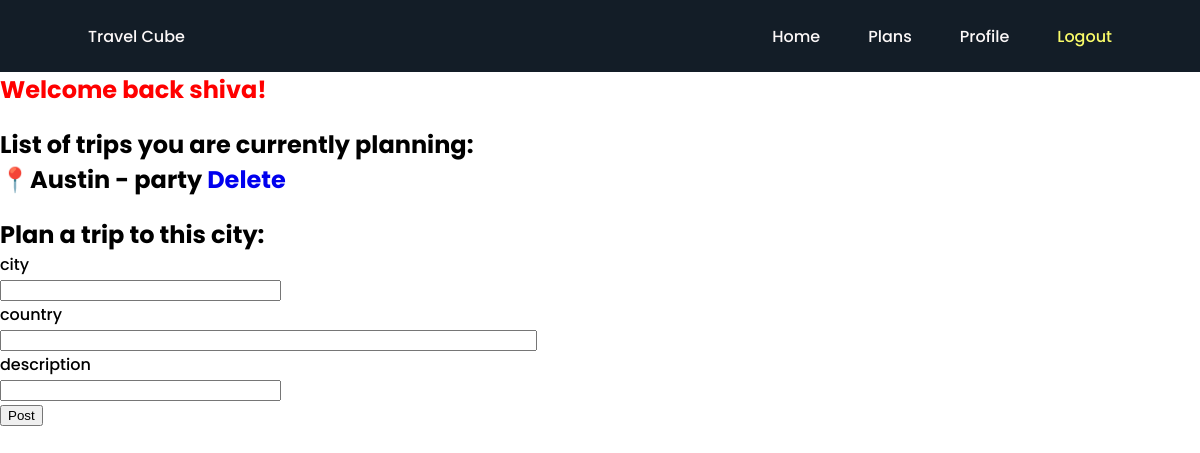
/user/shiva (signed in), run on an earlier commit of the app's database.
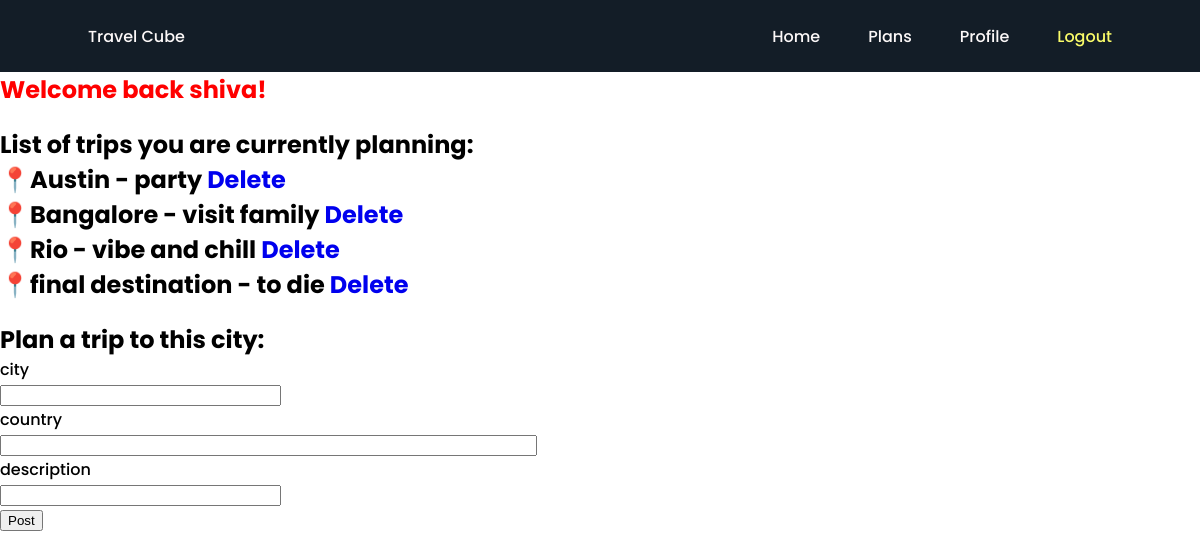
And on a later commit of the database.
### models.py (models this page shows, shortened)
class Post(db.Model):
    id = db.Column(db.Integer, primary_key=True)
    city = db.Column(db.String(140))
    country = db.Column(db.String(140))
    description = db.Column(db.String(140))
    timestamp = db.Column(db.DateTime, index=True, default=datetime.utcnow)
    user_id = db.Column(db.Integer, db.ForeignKey('user.id'))
    likes = db.relationship('Like', backref='post', lazy='dynamic', cascade = 'all, delete, delete-orphan')

### routes.py (the view)
@app.route('/user/<username>',methods=['GET', 'POST'])
@login_required
def user(username):
	user = current_user
	user = User.query.filter_by(username=user.username).first()
	posts = Post.query.filter_by(user_id=user.id)
	if posts is None:
		posts = []
	form = DestinationForm()
	if request.method == 'POST' and form.validate():
		new_destination = Post(city = form.city.data,country=form.country.data,description=form.description.data, user_id=current_user.id)
		db.session.add(new_destination)
		db.session.commit()
	return render_template('user.html', user=user, posts=posts, form=form)

### forms.py
class DestinationForm(FlaskForm):
    city = StringField('city', validators=[DataRequired()])
    country = StringField('country')
    description = StringField('description', validators=[DataRequired()])
    submit = SubmitField('Post')

### routes.py (called while the page is built)
@login.user_loader
def load_user(id):
    return User.query.get(int(id))

### templates/user.html (shortened to what this page needs)
{% extends "base.html" %}
{% block content %}
    <div class="user">
        <h1 style="color:red">Welcome back {{current_user.username}}!</h1>
        <h2>List of trips you are currently planning:
            {% for post in posts %}
                <ul>&#128205;{{ post.city }} - {{ post.description }} <a href="{{ url_for('delete', post_id=post.id) }}">Delete</a></ul>
            {% endfor %}
        </h2>
        <h1 class="blue">Plan a trip to this city:</h1>
        <form method="post">
            <p>
                {{ form.city.label }}<br>
                {{ form.city(size=32) }}<br>
            </p>
            <p>
                {{ form.country.label }}<br>
                {{ form.country(size=64) }}<br>
            </p>
            <p>
                {{ form.description.label }}<br>
                {{ form.description(size=32) }}<br>
            </p>
            <p>{{ form.submit() }}</p>
        </form>
    </div>
{% endblock %}

What changed in the data, as far as the page shows it:
added Post: city "Bangalore", description "visit family"
added Post: city "Rio", description "vibe and chill"
added Post: city "final destination", description "to die"
